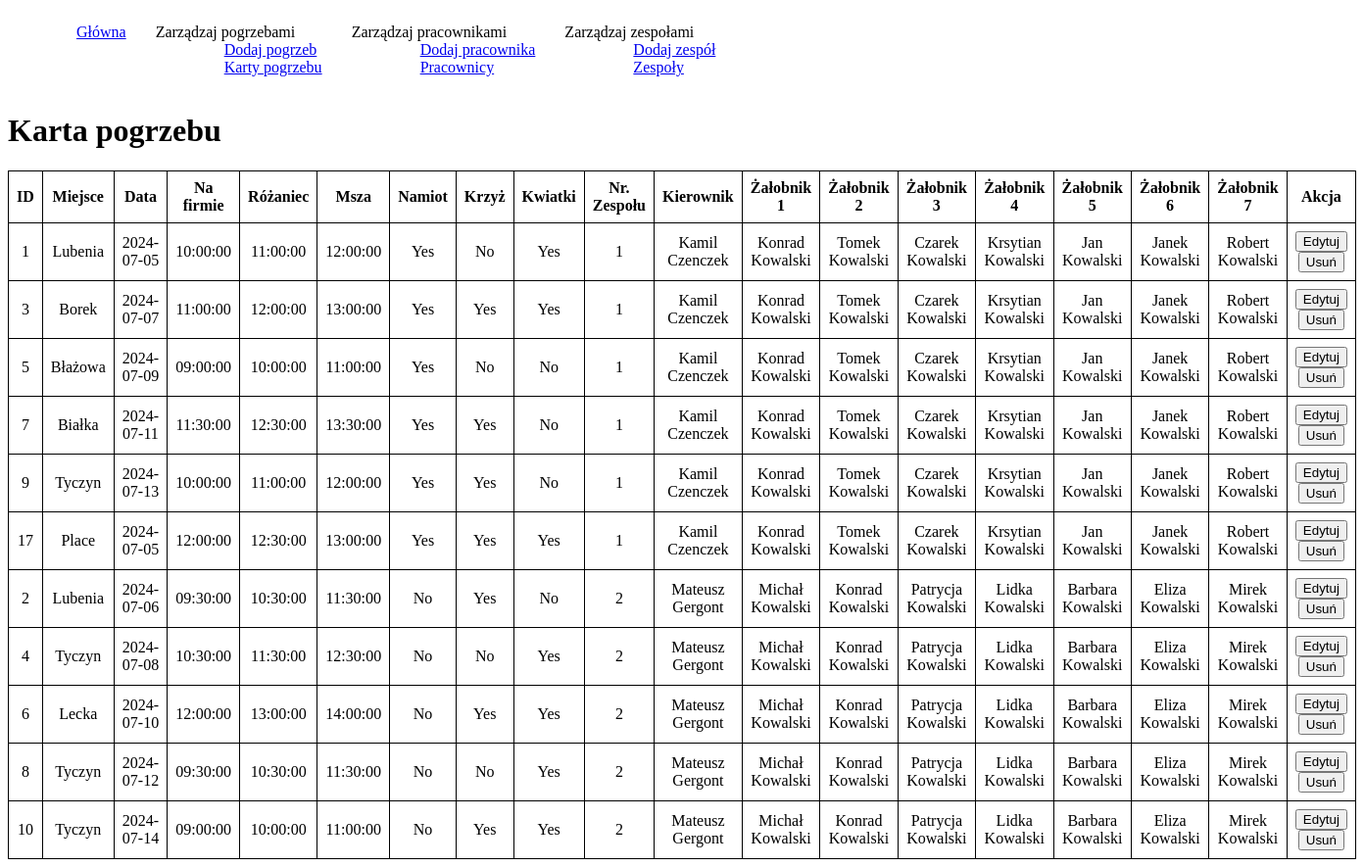
The app's page /funeralCards.php with its own data.
### tables this page shows
CREATE TABLE `funeral` (
  `id` int(11) NOT NULL,
  `place` varchar(20) DEFAULT NULL,
  `funeral_date` date DEFAULT NULL,
  `funeral_gathering` time DEFAULT NULL,
  `funeral_rosary` time DEFAULT NULL,
  `funeral_holy_mass` time DEFAULT NULL,
  `tent` tinyint(4) DEFAULT NULL,
  `cros` tinyint(4) DEFAULT NULL,
  `flowers` tinyint(4) DEFAULT NULL,
  `team_id` int(11) DEFAULT NULL
);

### engine.php (called while the page is built, shortened)
<?php
function connectMysql()
{
    include "config.php";
    $conn = @mysqli_connect($host, $db_user, $db_password, $db_name);
    if (!$conn) {
        exit("Błąd połączenia z serwerem");
    } else {
        mysqli_set_charset($conn, "utf8");
    }
    return $conn;
}
function funeralCard()
{
    $conn = connectMysql();
    $query = "
        SELECT
            funeral.id AS funeral_id,
            funeral.place,
            funeral.funeral_date,
            funeral.funeral_gathering,
            funeral.funeral_rosary,
            funeral.funeral_holy_mass,
            funeral.tent,
            funeral.cros,
            funeral.flowers,
            funeral.team_id,
            team.manager_id,
            CONCAT(manager.name, ' ', manager.surname) AS manager_name,
            CONCAT(employee1.name, ' ', employee1.surname) AS employee1_name,
            CONCAT(employee2.name, ' ', employee2.surname) AS employee2_name,
            CONCAT(employee3.name, ' ', employee3.surname) AS employee3_name,
            CONCAT(employee4.name, ' ', employee4.surname) AS employee4_name,
            CONCAT(employee5.name, ' ', employee5.surname) AS employee5_name,
            CONCAT(employee6.name, ' ', employee6.surname) AS employee6_name,
            CONCAT(employee7.name, ' ', employee7.surname) AS employee7_name
        FROM funeral
        JOIN team ON funeral.team_id = team.id
        LEFT JOIN employee AS manager ON team.manager_id = manager.id
        LEFT JOIN employee AS employee1 ON team.employee_1 = employee1.id
        LEFT JOIN employee AS employee2 ON team.employee_2 = employee2.id
        LEFT JOIN employee AS employee3 ON team.employee_3 = employee3.id
        LEFT JOIN employee AS employee4 ON team.employee_4 = employee4.id
        LEFT JOIN employee AS employee5 ON team.employee_5 = employee5.id
        LEFT JOIN employee AS employee6 ON team.employee_6 = employee6.id
        LEFT JOIN employee AS employee7 ON team.employee_7 = employee7.id;
    ";
    $result = $conn->query($query);
    $data = [];
    while ($row = $result->fetch_assoc()) {
        $data[] = $row;
    }
    return $data;
}

### funeralCards.php (the view, shortened to what this page needs)
<?php
require_once('engine.php');
$funerals = funeralCard();
?>
<!DOCTYPE html>
<html lang="en">
<head>
    <link rel="stylesheet" href="style.css">
</head>
<body>
    <nav>
        <ul>
            <li><a href="index.php">Główna</a></li>
            <li>Zarządzaj pogrzebami</a>
                <ul class="insideUl">
                    <li><a href="createFuneralCard.php">Dodaj pogrzeb</a></li>
                    <li><a href="funeralCards.php">Karty pogrzebu</a></li>
                </ul>
            </li>
            <li>Zarządzaj pracownikami
                <ul class="insideUl">
                    <li><a href="createEmployees.php">Dodaj pracownika</a></li>
                    <li><a href="employees.php">Pracownicy</a></li>
                </ul>
            </li>
            <li>Zarządzaj zespołami
                <ul class="insideUl">
                    <li><a href="createFuneralTeam.php">Dodaj zespół</a></li>
                    <li><a href="funeralTeams.php">Zespoły</a></li>
                </ul>
            </li>
        </ul>
    </nav>
    <h1>Karta pogrzebu</h1>
    <table>
        <thead>
            <tr>
                <th>ID</th>
                <th>Miejsce</th>
                <th>Data</th>
                <th>Na firmie</th>
                <th>Różaniec</th>
                <th>Msza</th>
                <th>Namiot</th>
                <th>Krzyż</th>
                <th>Kwiatki</th>
                <th>Nr. Zespołu</th>
                <th>Kierownik</th>
                <th>Żałobnik 1</th>
                <th>Żałobnik 2</th>
                <th>Żałobnik 3</th>
                <th>Żałobnik 4</th>
                <th>Żałobnik 5</th>
                <th>Żałobnik 6</th>
                <th>Żałobnik 7</th>
                <th>Akcja</th>
            </tr>
        </thead>
        <tbody>
            <?php if (!empty($funerals)) : ?>
                <?php foreach ($funerals as $funeral) : ?>
                    <tr>
                        <td><?php echo $funeral['funeral_id']; ?></td>
                        <td><?php echo $funeral['place']; ?></td>
                        <td><?php echo $funeral['funeral_date']; ?></td>
                        <td><?php echo $funeral['funeral_gathering']; ?></td>
                        <td><?php echo $funeral['funeral_rosary']; ?></td>
                        <td><?php echo $funeral['funeral_holy_mass']; ?></td>
                        <td><?php echo $funeral['tent'] ? 'Yes' : 'No'; ?></td>
                        <td><?php echo $funeral['cros'] ? 'Yes' : 'No'; ?></td>
                        <td><?php echo $funeral['flowers'] ? 'Yes' : 'No'; ?></td>
                        <td><?php echo $funeral['team_id']; ?></td>
                        <td><?php echo $funeral['manager_name']; ?></td>
                        <td><?php echo $funeral['employee1_name']; ?></td>
                        <td><?php echo $funeral['employee2_name']; ?></td>
                        <td><?php echo $funeral['employee3_name']; ?></td>
                        <td><?php echo $funeral['employee4_name']; ?></td>
                        <td><?php echo $funeral['employee5_name']; ?></td>
                        <td><?php echo $funeral['employee6_name']; ?></td>
                        <td><?php echo $funeral['employee7_name']; ?></td>
                        <td>
                            <form method="post" action="">
                                <input type="submit" name="edit_funeral" value="Edytuj">
                                <input type="submit" name="delete_funeral" value="Usuń">
                            </form>
                        </td>
                    </tr>
                <?php endforeach; ?>
            <?php else : ?>
                <tr>
                    <td colspan="18">Nie znaleziono obsług.</td>
                </tr>
            <?php endif; ?>
        </tbody>
    </table>
</body>
</html>

### style.css (style rules this page uses)
nav { display: flex; }
ul { display: flex; list-style: none; }
li { margin-left: 30px; }
.insideUl { flex-direction: column; }
table { width: 100%; border-collapse: collapse; }
table, th, td { border: 1px solid black; padding: 8px; text-align: center; }

### records on screen
funeral: id "1", place "Lubenia", funeral_date "2024-07-05", funeral_gathering "10:00:00", funeral_rosary "11:00:00", funeral_holy_mass "12:00:00", tent "Yes", cros "No", flowers "Yes", team "1", manager_name "Kamil Czenczek", employee1_name "Konrad Kowalski", employee2_name "Tomek Kowalski", employee3_name "Czarek Kowalski", employee4_name "Krsytian Kowalski", employee5_name "Jan Kowalski", employee6_name "Janek Kowalski", employee7_name "Robert Kowalski"
funeral: id "3", place "Borek", funeral_date "2024-07-07", funeral_gathering "11:00:00", funeral_rosary "12:00:00", funeral_holy_mass "13:00:00", tent "Yes", cros "Yes", flowers "Yes", team "1", manager_name "Kamil Czenczek", employee1_name "Konrad Kowalski", employee2_name "Tomek Kowalski", employee3_name "Czarek Kowalski", employee4_name "Krsytian Kowalski", employee5_name "Jan Kowalski", employee6_name "Janek Kowalski", employee7_name "Robert Kowalski"
funeral: id "5", place "Błażowa", funeral_date "2024-07-09", funeral_gathering "09:00:00", funeral_rosary "10:00:00", funeral_holy_mass "11:00:00", tent "Yes", cros "No", flowers "No", team "1", manager_name "Kamil Czenczek", employee1_name "Konrad Kowalski", employee2_name "Tomek Kowalski", employee3_name "Czarek Kowalski", employee4_name "Krsytian Kowalski", employee5_name "Jan Kowalski", employee6_name "Janek Kowalski", employee7_name "Robert Kowalski"
funeral: id "7", place "Białka", funeral_date "2024-07-11", funeral_gathering "11:30:00", funeral_rosary "12:30:00", funeral_holy_mass "13:30:00", tent "Yes", cros "Yes", flowers "No", team "1", manager_name "Kamil Czenczek", employee1_name "Konrad Kowalski", employee2_name "Tomek Kowalski", employee3_name "Czarek Kowalski", employee4_name "Krsytian Kowalski", employee5_name "Jan Kowalski", employee6_name "Janek Kowalski", employee7_name "Robert Kowalski"
funeral: id "9", place "Tyczyn", funeral_date "2024-07-13", funeral_gathering "10:00:00", funeral_rosary "11:00:00", funeral_holy_mass "12:00:00", tent "Yes", cros "Yes", flowers "No", team "1", manager_name "Kamil Czenczek", employee1_name "Konrad Kowalski", employee2_name "Tomek Kowalski", employee3_name "Czarek Kowalski", employee4_name "Krsytian Kowalski", employee5_name "Jan Kowalski", employee6_name "Janek Kowalski", employee7_name "Robert Kowalski"
funeral: id "17", place "Place", funeral_date "2024-07-05", funeral_gathering "12:00:00", funeral_rosary "12:30:00", funeral_holy_mass "13:00:00", tent "Yes", cros "Yes", flowers "Yes", team "1", manager_name "Kamil Czenczek", employee1_name "Konrad Kowalski", employee2_name "Tomek Kowalski", employee3_name "Czarek Kowalski", employee4_name "Krsytian Kowalski", employee5_name "Jan Kowalski", employee6_name "Janek Kowalski", employee7_name "Robert Kowalski"
funeral: id "2", place "Lubenia", funeral_date "2024-07-06", funeral_gathering "09:30:00", funeral_rosary "10:30:00", funeral_holy_mass "11:30:00", tent "No", cros "Yes", flowers "No", team "2", manager_name "Mateusz Gergont", employee1_name "Michał Kowalski", employee2_name "Konrad Kowalski", employee3_name "Patrycja Kowalski", employee4_name "Lidka Kowalski", employee5_name "Barbara Kowalski", employee6_name "Eliza Kowalski", employee7_name "Mirek Kowalski"
funeral: id "4", place "Tyczyn", funeral_date "2024-07-08", funeral_gathering "10:30:00", funeral_rosary "11:30:00", funeral_holy_mass "12:30:00", tent "No", cros "No", flowers "Yes", team "2", manager_name "Mateusz Gergont", employee1_name "Michał Kowalski", employee2_name "Konrad Kowalski", employee3_name "Patrycja Kowalski", employee4_name "Lidka Kowalski", employee5_name "Barbara Kowalski", employee6_name "Eliza Kowalski", employee7_name "Mirek Kowalski"
funeral: id "6", place "Lecka", funeral_date "2024-07-10", funeral_gathering "12:00:00", funeral_rosary "13:00:00", funeral_holy_mass "14:00:00", tent "No", cros "Yes", flowers "Yes", team "2", manager_name "Mateusz Gergont", employee1_name "Michał Kowalski", employee2_name "Konrad Kowalski", employee3_name "Patrycja Kowalski", employee4_name "Lidka Kowalski", employee5_name "Barbara Kowalski", employee6_name "Eliza Kowalski", employee7_name "Mirek Kowalski"
funeral: id "8", place "Tyczyn", funeral_date "2024-07-12", funeral_gathering "09:30:00", funeral_rosary "10:30:00", funeral_holy_mass "11:30:00", tent "No", cros "No", flowers "Yes", team "2", manager_name "Mateusz Gergont", employee1_name "Michał Kowalski", employee2_name "Konrad Kowalski", employee3_name "Patrycja Kowalski", employee4_name "Lidka Kowalski", employee5_name "Barbara Kowalski", employee6_name "Eliza Kowalski", employee7_name "Mirek Kowalski"
funeral: id "10", place "Tyczyn", funeral_date "2024-07-14", funeral_gathering "09:00:00", funeral_rosary "10:00:00", funeral_holy_mass "11:00:00", tent "No", cros "Yes", flowers "Yes", team "2", manager_name "Mateusz Gergont", employee1_name "Michał Kowalski", employee2_name "Konrad Kowalski", employee3_name "Patrycja Kowalski", employee4_name "Lidka Kowalski", employee5_name "Barbara Kowalski", employee6_name "Eliza Kowalski", employee7_name "Mirek Kowalski"
